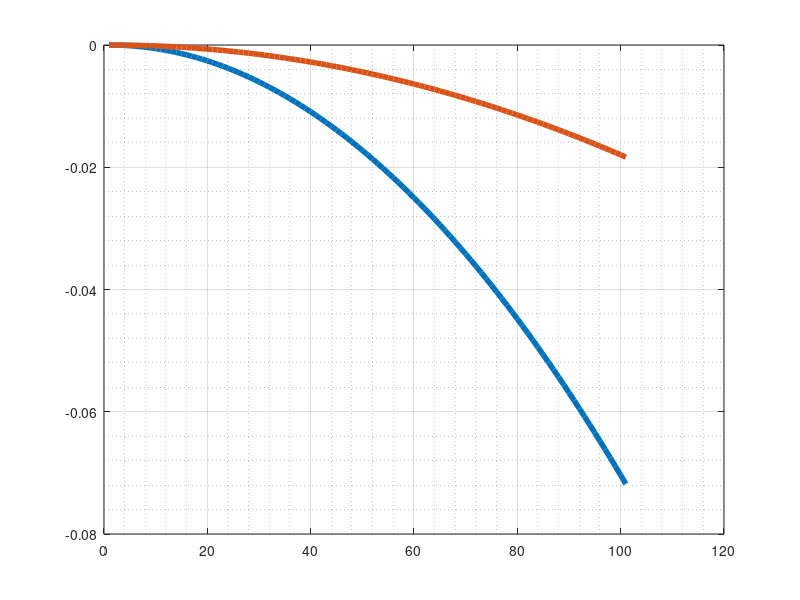
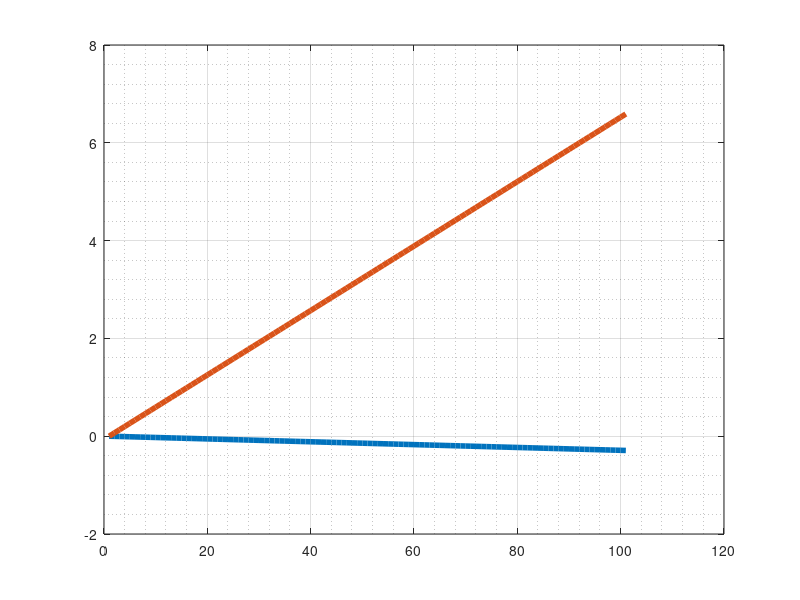

Write the MATLAB code that produced these figures, in order.
clc
clear all

%% example wing parameters
EA = 0.45 ;             % non dimensional elastic axis position chords
IA = 0.5 ;              % non dimensional inertial axis position chords
L = 6 ;                 % m wing semi span
c = 1 ;                 % m wing chord
b= c/2 ;                % m semi chord
xa = (IA-EA)*c/b ;      % wing chordwise cg semi-chords
mbar = 75 ;             % kg mass per unit span of wing
I = 25 ;                % kg m^2/m pitch moment of inertia of wing
EI = 2e6 ;              % Nm^2 flexural rigidity of wing
GJ = 5e5 ;              % Nm^2/rad torsional rigidity of wing

% store properties
mt = 100 ;              % kg mass of the store
Lt = 6 ;                % m spanwise position of store
It = 22.5 ;             % kg m^2 
x = 0.25 ;              % m position of the store ahead of the EA

% USING RAYLEIGH-RITZ FUNCTIONS OF w=a*(y/L)^2  AND theta=b*(y/L)
Mw = [mbar*L/5    0   ;
         0     I*L/3] ;
Mi = [mt    mt*x    ;
    mt*x It+mt*x^2] ;

% STIFFNESS MATRIX
K=[4*EI/L^3   0  ;
   0        GJ/L];
%echo off
% FREQUENCIES AND MODES OF WING+STORE FROM SYSTEM EIGENVALUES AND EIGENVECTORS
[V,LAMBDA] = eig(K,(Mw+Mi)) ;
omega = sqrt(diag(LAMBDA));     % rad/s frequency
f = omega/(2*pi) ;              % hertz frequency
% echo off
% First two natural frequencies, Rayleigh-Ritz method, [Hz]:
% First mode=2.181 Hz
% Second mode=5.0969 Hz
% M-orthonormal modes, Rayleigh-Ritz method (Modes in columns, generalized coordinates in
% rows:
% V =
% 0.0696 -0.0352
% 0.0100 0.1084
% DEFLECTION AND TWIST OF ELASTIC AXIS:
 y_L=0:0.01:1;
 for i=1:2; % first two modes
     z_EA(i,:)=V(1,i)'*(y_L).^2;
 theta_EA(i,:)=V(2,i)'*(y_L);
     z_EA(i,:)=V(1,i)'*(y_L).^2;
 theta_EA(i,:)=V(2,i)'*(y_L);
 end;
figure 
plot(z_EA(1,:), 'LineWidth', 4);
hold on;
plot(z_EA(2,:), 'LineWidth', 4);
grid on 
grid minor

figure
plot(theta_EA(1,:)*180/pi, 'LineWidth', 4);
hold on;
plot(theta_EA(2,:)*180/pi, 'LineWidth', 4);
grid on 
grid minor
